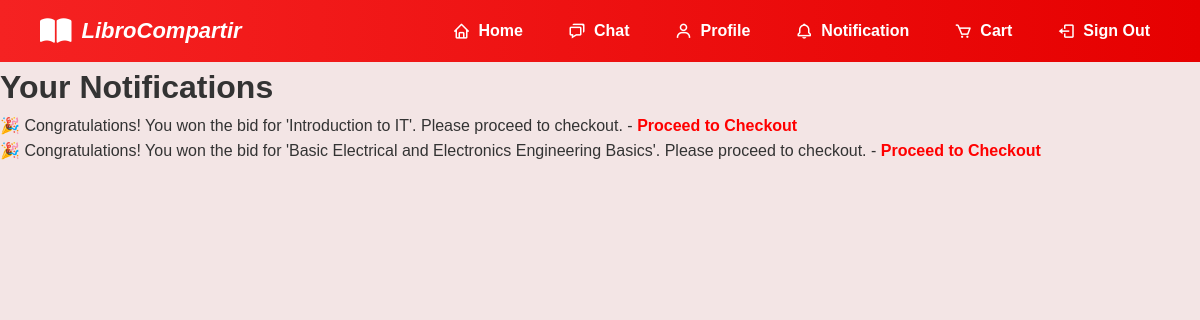
Screenshot of /libro_compartir/notificationsworking.php (signed in) with the database file from the repository.
### tables this page shows
CREATE TABLE `tblnotifications` (
  `notification_id` int(11) NOT NULL,
  `user_id` int(11) NOT NULL,
  `book_id` int(11) NOT NULL,
  `message` text NOT NULL,
  `status` enum('unread','read') DEFAULT 'unread',
  `created_at` datetime DEFAULT current_timestamp()
);

### libro_compartir/notificationsworking.php (the view, shortened to what this page needs)
<?php
include('config.php');
$userId = $_SESSION['user_id'];
$query = "SELECT n.*, b.title
          FROM tblnotifications n
          JOIN tblbook b ON n.book_id = b.id
          WHERE n.user_id = ?
          ORDER BY n.created_at DESC";
$stmt = $conn->prepare($query);
$stmt->bind_param("i", $userId);
$stmt->execute();
$result = $stmt->get_result();
?>
 <link rel="stylesheet" href="navbar.css">
    <link href='https://unpkg.com/boxicons@2.1.4/css/boxicons.min.css' rel='stylesheet'>
    <link rel="stylesheet" href="https://cdnjs.cloudflare.com/ajax/libs/font-awesome/6.0.0/css/all.min.css">
</head>
<body>
<nav class="navbar">
<div class="brand-logo">
<i class="fas fa-book-open"></i>
  <span>LibroCompartir</span>
</div>
    <ul class="nav-links">
        <li><a href="userfyp.php"><i class='bx bx-home'></i> Home</a></li>
        <li><a href="chat.php"><i class='bx bx-chat'></i> Chat</a></li>
        <li><a href="user.php"><i class='bx bx-user'></i> Profile</a></li>
         <li><a href="notifications.php"><i class='bx bx-bell'></i> Notification</a></li>
        <li><a href="cart.php"><i class='bx bx-cart'></i> Cart</a></li>
        <li><a href="login.php"><i class='bx bx-log-out'></i> Sign Out</a></li>
    </ul>
</nav>
<div class="products-box">
<div class="products-header">
<h1>Your Notifications</h1>
<div>
<ul>
<?php while ($row = $result->fetch_assoc()): ?>
    <li>
        <?= htmlspecialchars($row['message']) ?> -
        <a href="checkout_bidding.php?book_id=<?= $row['book_id'] ?>">Proceed to Checkout</a>
    </li>
<?php endwhile; ?>
</ul>

### libro_compartir/navbar.css (style rules this page uses)
* { margin: 0; padding: 0; box-sizing: border-box; font-family: Arial, sans-serif; }
body { line-height: 1.6; margin: 0; }
.navbar { background: linear-gradient(to right, #f52222, #e60000); display: flex; justify-content: space-between; align-items: center; padding: 12px 40px; font-family: 'Segoe UI', sans-serif; }
.nav-links { list-style: none; display: flex; gap: 25px; margin: 0; padding: 0; }
.nav-links li a { text-decoration: none; color: white; font-size: 16px; display: flex; align-items: center; gap: 8px; transition: background 0.3s, padding 0.3s; padding: 6px 10px; border-radius: 5px; }
.nav-links li a i { font-size: 18px; }
.brand-logo { display: flex; align-items: center; gap: 10px; color: white; font-size: 22px; font-weight: bold; font-style: italic; }
.brand-logo i { font-size: 28px; }
body { font-family: 'Arial', sans-serif; margin: 0; padding: 0; color: #333; line-height: 1.6; background-color: #f7f8fc; }
a { color:red; text-decoration: none; font-weight: bold; }
body { font-family: Arial, sans-serif; margin: 0; padding: 0; background: #f3e5e5; color: #333; }

### rows the page displays
tblnotifications: message "🎉 Congratulations! You won the bid for 'Introduction to IT'. Please proceed to checkout."
tblnotifications: message "🎉 Congratulations! You won the bid for 'Basic Electrical and Electronics Engineering Basics'. Please proceed to checkout."
